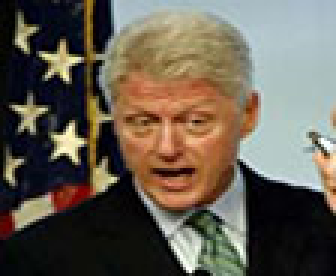
%> input picture Face Recognition/Bill_Clinton/1.jpg, 112 x 92 px (shown 3 times larger)
$ octave extractf.m   (GNU Octave 9; MATLAB toolbox functions it lacks are replaced by stand-ins)
%> lines starting %> are read from the running program, lines starting %| are printed output that depends on the picture; in (x1, y1, x2, y2) boxes, pixels count from 0 and x2, y2 are one past the last pixel; in counts of white or black regions, pixels touching at a corner belong together; the program's own positions count from 1
% [9 lines of commented-out code are left out]

%%
clear all
close all
clc

% Open image
I = imread('1.jpg');
%> I is the input picture: size 92x112x3 uint8; mean R, G, B 101.9, 93.6, 81.2

% Convert to grayscale
I_gray = rgb2gray(I);
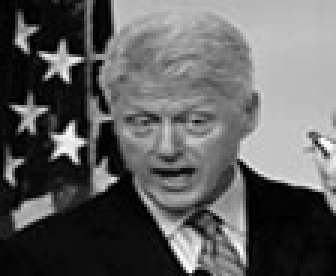
%> I_gray: size 92x112 uint8 (shown 3 times larger); min 0, max 254, mean 94.7

% Show image
figure(1);
imshow(I_gray)
title('Image with objects')

% mask is the initial contour state
mask = zeros(size(I_gray));
mask(25:end-25,25:end-25) = 1;
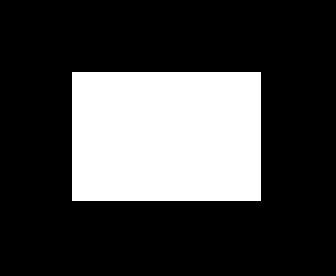
%> mask: size 92x112 double (shown 3 times larger); values 0 (black) and 1 (white), 26.3% white; 1 white region, box (x1, y1, x2, y2) and area: (24, 24, 87, 67) 2709

% Show mask
figure(2);
imshow(mask);
title('Initial contour location')

% bw is a mask of the detected objects
numIter = 2500;
%> (the run ends here)

$ run again, with Face Recognition/Bill_Clinton/10.jpg copied over Face Recognition/Bill_Clinton/1.jpg
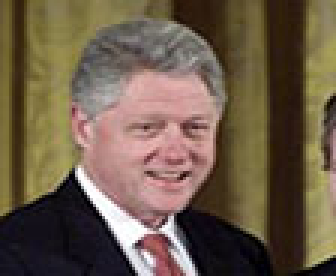
%> input picture Face Recognition/Bill_Clinton/10.jpg, 112 x 92 px (shown 3 times larger)
%> I is the input picture: size 92x112x3 uint8; mean R, G, B 109.3, 92.4, 73.5
%> `I_gray = rgb2gray(I);`:
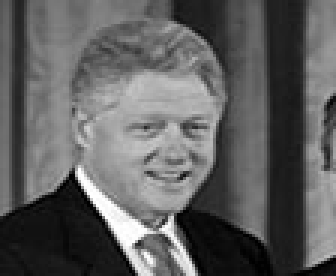
%> I_gray: size 92x112 uint8 (shown 3 times larger); min 0, max 255, mean 95.3
%> mask: size 92x112 double; values 0 (black) and 1 (white), 26.3% white; 1 white region, box (x1, y1, x2, y2) and area: (24, 24, 87, 67) 2709

$ run again, with Face Recognition/Bill_Clinton/2.jpg copied over Face Recognition/Bill_Clinton/1.jpg
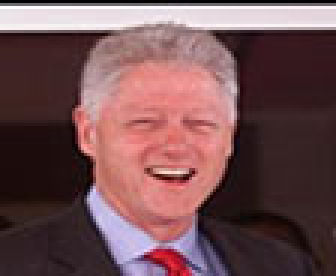
%> input picture Face Recognition/Bill_Clinton/2.jpg, 112 x 92 px (shown 3 times larger)
%> I is the input picture: size 92x112x3 uint8; mean R, G, B 114.7, 80.1, 83.2
%> `I_gray = rgb2gray(I);`:
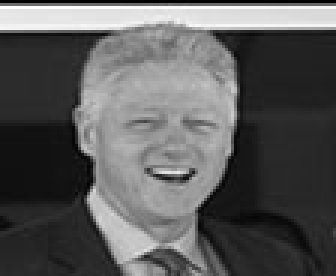
%> I_gray: size 92x112 uint8 (shown 3 times larger); min 0, max 255, mean 90.8
%> mask: size 92x112 double; values 0 (black) and 1 (white), 26.3% white; 1 white region, box (x1, y1, x2, y2) and area: (24, 24, 87, 67) 2709
